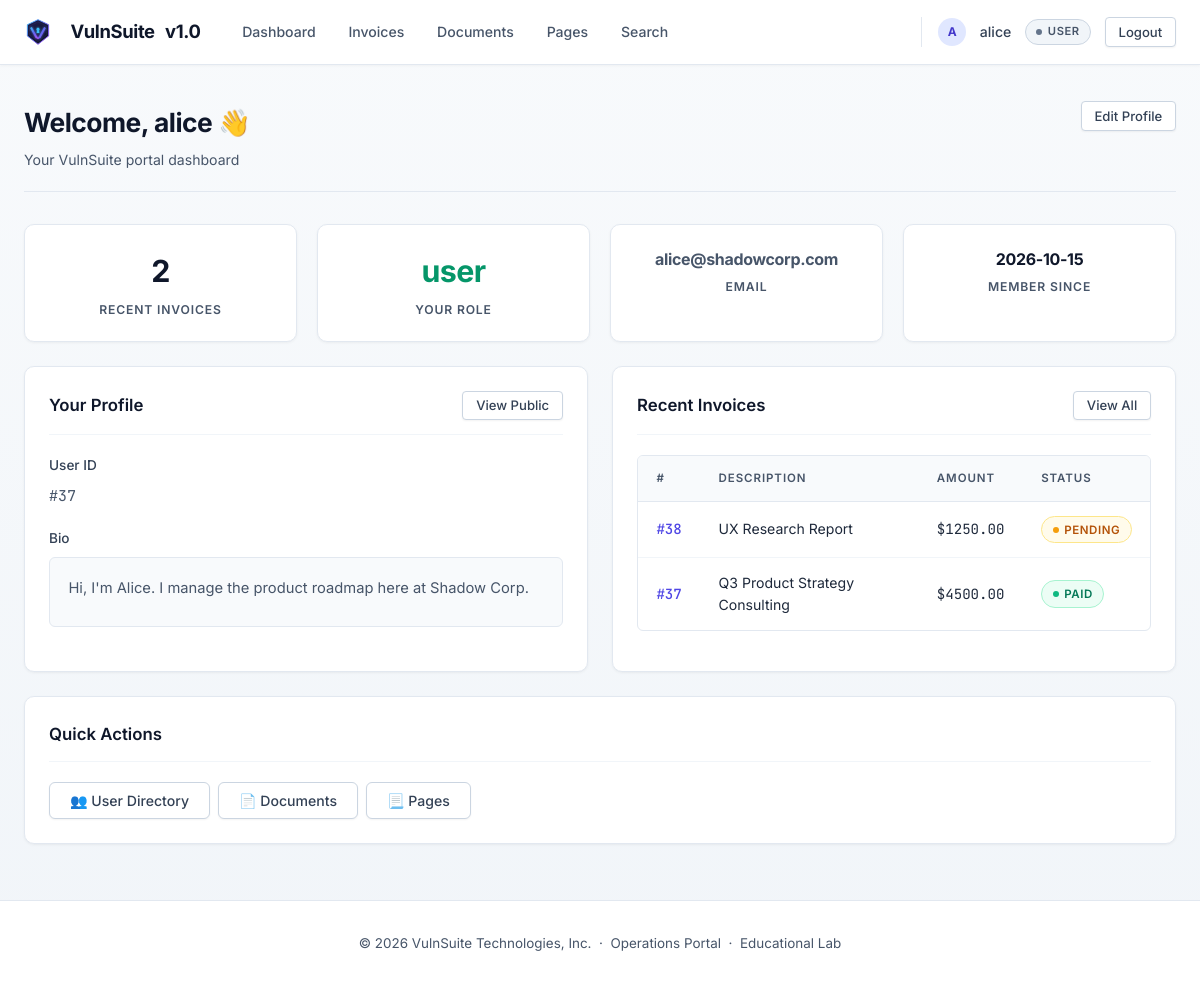
Page /dashboard (signed in) on the earlier database version.
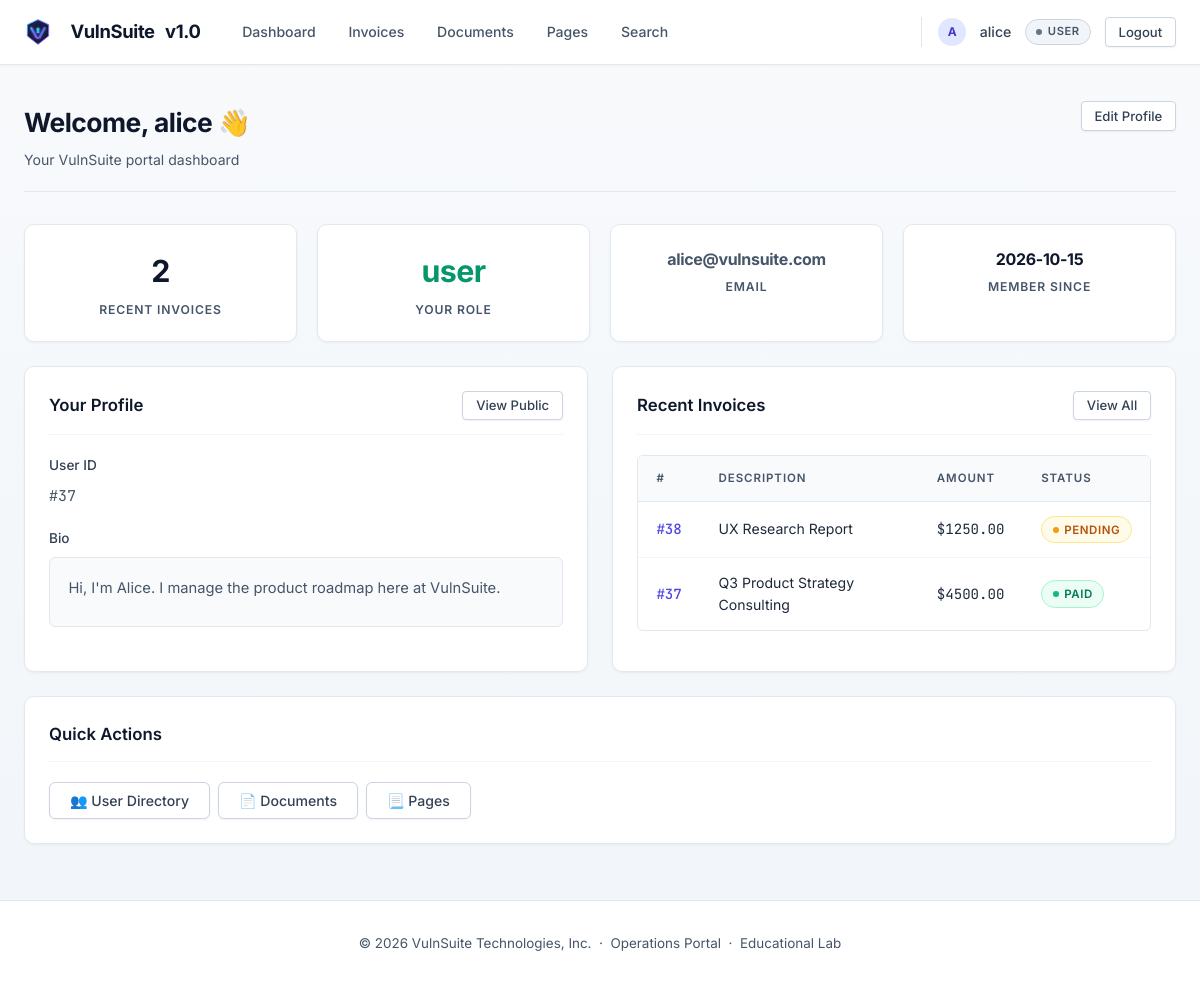
Same page on the later database version.
### tables this page shows
CREATE TABLE users (
        id          INTEGER PRIMARY KEY AUTOINCREMENT,
        username    TEXT UNIQUE NOT NULL,
        email       TEXT UNIQUE NOT NULL,
        password    TEXT NOT NULL,
        role        TEXT NOT NULL DEFAULT 'user',
        bio         TEXT DEFAULT '',
        website     TEXT DEFAULT '',
        created_at  TEXT DEFAULT (datetime('now'))
    );

CREATE TABLE invoices (
        id          INTEGER PRIMARY KEY AUTOINCREMENT,
        user_id     INTEGER NOT NULL,
        amount      REAL NOT NULL,
        description TEXT NOT NULL,
        status      TEXT DEFAULT 'pending',
        discount_redeemed INTEGER DEFAULT 0,
        created_at  TEXT DEFAULT (datetime('now')),
        FOREIGN KEY (user_id) REFERENCES users(id)
    );

### routes/profile_routes.py (the view)
@profile_bp.route("/dashboard")
@login_required
def dashboard():
    user = current_user()
    db   = get_db()
    me   = db.execute("SELECT * FROM users WHERE id=?", (user["id"],)).fetchone()
    invoices = db.execute(
        "SELECT * FROM invoices WHERE user_id=? ORDER BY id DESC LIMIT 5",
        (user["id"],)
    ).fetchall()
    return render_template("profile/dashboard.html", me=me, invoices=invoices)

### auth.py (called while the page is built)
def current_user():
    return {
        "id":       session.get("user_id"),
        "username": session.get("username"),
        "role":     session.get("role"),
    } if "user_id" in session else None

def login_required(f):
    @wraps(f)
    def decorated(*args, **kwargs):
        if not current_user():
            return redirect(url_for("auth.login"))
        return f(*args, **kwargs)
    return decorated

### db.py (called while the page is built)
def get_db():
    if "db" not in g:
        db_path = current_app.config["DATABASE"]
        g.db = sqlite3.connect(db_path, detect_types=sqlite3.PARSE_DECLTYPES,
                               timeout=10)
        g.db.row_factory = sqlite3.Row
        g.db.execute("PRAGMA busy_timeout = 8000")
    return g.db

### templates/profile/dashboard.html (shortened to what this page needs)
{% extends "base.html" %}
{% block content %}
<div class="page-header">
  <div>
    <h1 class="page-title">Welcome, {{ me['username'] }} 👋</h1>
    <p class="page-sub">Your VulnSuite portal dashboard</p>
  </div>
  <a href="{{ url_for('profile.edit_profile') }}" class="btn btn-ghost btn-sm">Edit Profile</a>
</div>
<div class="grid-4 mb-3">
  <div class="stat-card">
    <div class="stat-value">{{ invoices | length }}</div>
    <div class="stat-label">Recent Invoices</div>
  </div>
  <div class="stat-card">
    <div class="stat-value" style="color:var(--green);">{{ me['role'] }}</div>
    <div class="stat-label">Your Role</div>
  </div>
  <div class="stat-card">
    <div class="stat-value" style="font-size:1rem;color:var(--text-muted);">
      {{ me['email'] }}
    </div>
    <div class="stat-label">Email</div>
  </div>
  <div class="stat-card">
    <div class="stat-value" style="font-size:1rem;">
      {{ me['created_at'][:10] if me['created_at'] else '—' }}
    </div>
    <div class="stat-label">Member Since</div>
  </div>
</div>
<div class="grid-2">
  <div class="card">
    <div class="card-header">
      <span class="card-title">Your Profile</span>
      <a href="{{ url_for('profile.view_profile', username=me['username']) }}" class="btn btn-ghost btn-sm">View Public</a>
    </div>
    <div class="form-group">
      <label>User ID</label>
      <div class="mono text-muted">#{{ me['id'] }}</div>
    </div>
    <div class="form-group">
      <label>Bio</label>
      <div class="bio-box text-muted">{{ me['bio'] or 'No bio set.' }}</div>
    </div>
  </div>
  <div class="card">
    <div class="card-header">
      <span class="card-title">Recent Invoices</span>
      <a href="{{ url_for('invoice.my_invoices') }}" class="btn btn-ghost btn-sm">View All</a>
    </div>
    {% if invoices %}
    <div class="table-wrap">
      <table>
        <thead>
          <tr><th>#</th><th>Description</th><th>Amount</th><th>Status</th></tr>
        </thead>
        <tbody>
          {% for inv in invoices %}
          <tr>
            <td class="td-id">
              <a href="{{ url_for('invoice.view_invoice', invoice_id=inv['id']) }}">#{{ inv['id'] }}</a>
            </td>
            <td>{{ inv['description'] }}</td>
            <td class="mono">${{ "%.2f"|format(inv['amount']) }}</td>
            <td><span class="status-pill status-{{ inv['status'] }}">{{ inv['status'] }}</span></td>
          </tr>
          {% endfor %}
        </tbody>
      </table>
    </div>
    {% else %}
    <p class="text-muted" style="font-size:0.9rem;">No invoices yet.</p>
    {% endif %}
  </div>
</div>
<div class="card mt-3">
  <div class="card-header"><span class="card-title">Quick Actions</span></div>
  <div class="flex gap-1" style="flex-wrap:wrap;">
    <a href="{{ url_for('profile.user_list') }}"        class="btn btn-ghost">👥 User Directory</a>
    <a href="{{ url_for('document.view_document') }}"   class="btn btn-ghost">📄 Documents</a>
    <a href="{{ url_for('page.render_page') }}"          class="btn btn-ghost">📃 Pages</a>
  </div>
</div>
{% endblock %}

### templates/base.html (shortened to what this page needs)
<!DOCTYPE html>
<html lang="en">
<head>
  <link rel="stylesheet" href="{{ url_for('static', filename='css/main.css') }}" />
</head>
<body>
  <nav class="navbar">
    <div class="nav-inner">
      <a href="{{ url_for('index') }}" class="nav-brand">
        <img src="{{ url_for('static', filename='img/logo.svg') }}" alt="VulnSuite Logo" class="brand-logo" width="28" height="28" style="vertical-align: middle; margin-right: 8px;" />
        <span class="brand-name">VulnSuite</span>
        <span class="brand-pill">v1.0</span>
      </a>
      {% if current_user %}
      <div class="nav-links">
        <a href="{{ url_for('profile.dashboard') }}"   class="nav-link">Dashboard</a>
        <a href="{{ url_for('invoice.my_invoices') }}" class="nav-link">Invoices</a>
        <a href="{{ url_for('document.view_document') }}" class="nav-link">Documents</a>
        <a href="{{ url_for('page.render_page') }}"    class="nav-link">Pages</a>
        <a href="{{ url_for('extra.search_invoices') }}" class="nav-link">Search</a>
      </div>
      <div class="nav-user">
        <span class="user-avatar" style="width:28px;height:28px;border-radius:50%;background:#e0e7ff;color:#4338ca;display:inline-flex;align-items:center;justify-content:center;font-weight:700;font-size:0.75rem;">{{ current_user.username[:1].upper() }}</span>
        <span class="nav-username">{{ current_user.username }}</span>
        <span class="role-badge role-{{ current_user.role | replace('-','_') }}">{{ current_user.role }}</span>
        <a href="{{ url_for('auth.logout') }}" class="btn btn-sm btn-ghost">Logout</a>
      </div>
      {% else %}
      <div class="nav-links">
        <a href="{{ url_for('auth.login') }}"    class="btn btn-sm btn-primary">Login</a>
        <a href="{{ url_for('auth.register') }}" class="btn btn-sm btn-ghost">Register</a>
      </div>
      {% endif %}
    </div>
  </nav>
  <main class="main-content">
    {% block content %}{% endblock %}
  </main>
  <footer class="site-footer">
    <p>© 2026 VulnSuite Technologies, Inc. &nbsp;·&nbsp; Operations Portal &nbsp;·&nbsp; <span class="footer-badge">Educational Lab</span></p>
  </footer>
</body>
</html>

Differences in the rows shown:
changed users "user": email "alice@shadowcorp.com" → "alice@vulnsuite.com"; bio "Hi, I'm Alice. I manage the product roadmap here at Shadow Corp." → "Hi, I'm Alice. I manage the product roadmap here at VulnSuite."
